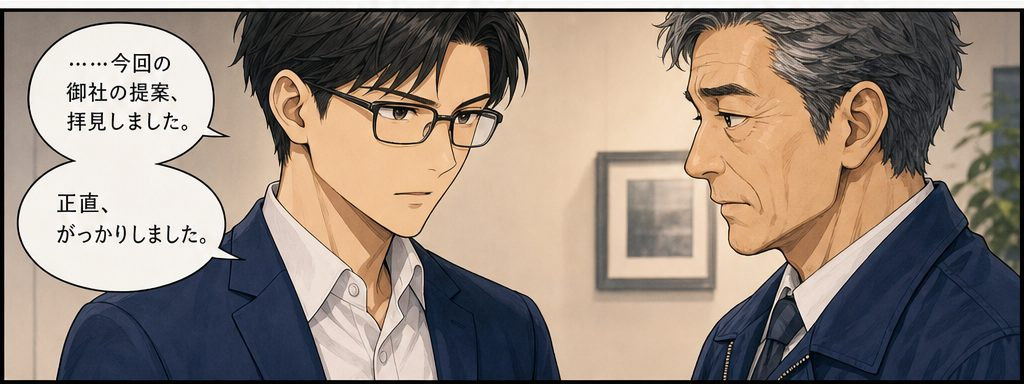
#> input picture bootcamp/movie/cand2/c04_kiri.png, 1024 x 384 px, given in place of c04_kiri.png.png, which was not available
$ python -i build2.py   (imports and definitions only)
#> lines starting #> are read from the running program, lines starting #| are printed output that depends on the picture; pictures that were not available may be replaced by others from this repository, and a replacement may not be noted
# -*- coding: utf-8 -*-
"""アニメ版の本組み。anim/*.mp4（Higgsfieldで動かしたコマ）を並べ、
テロップを焼き、ナレーションとBGMを乗せて boot-movie.mp4 を作る。

  python bootcamp/movie/build.py            # 通し
  python bootcamp/movie/build.py --cuts     # カット単位の中間ファイルまで
  python bootcamp/movie/build.py --probe    # テロップの見え方だけ静止画で確認

方針（GPT-6 と詰めた結論）:
  - 文字は全部 PIL で焼く。ffmpeg の drawtext はこのビルドだと日本語で落ちる。
  - セリフは吹き出しではなく映画字幕型。顔と動きを隠さない。
  - 音を切っても通るよう、左上に常時「経営者のための、AIブートキャンプ」を出す。
  - クリップは尺が足りなければ 1.3 倍までスローで伸ばし、それ以上は最終フレームを持たせる。
"""
import json, os, subprocess, sys, io
import numpy as np
from PIL import Image, ImageDraw, ImageFont

sys.stdout = io.TextIOWrapper(sys.stdout.buffer, encoding='utf-8')
HERE = os.path.dirname(os.path.abspath(__file__))
ANIM, SRC, VOICE = (os.path.join(HERE, d) for d in ('anim3', 'src', 'voice2_t'))
ANIM2 = os.path.join(HERE, 'anim3')   # 作り直した manga2 v7 のコマ


# [4 lines left out: function clip_path, not called in this run]
WORK = os.path.join(HERE, 'work2')

W, H, FPS = 1920, 1080, 30
LEAD, TAIL, XF = 0.45, 0.75, 0.45
FADE_IN, END_HOLD, MAX_SLOW = 0.8, 0.9, 1.3

F_BOLD = r'C:\Windows\Fonts\BIZ-UDGothicB.ttc'
F_MED = r'C:\Windows\Fonts\YuGothM.ttc'
GOLD, PAPER, GREEN = (255, 215, 0), (243, 245, 239), (15, 95, 82)

# カット定義。src はクリップ名（anim/<name>.mp4）、still は静止画（src/<name>.png）。
# tel は [テキスト, 開始, 終了] の相対秒。終了 None はカット末尾まで。
def _cuts():
    """lines2.json からカット定義を作る。tel は字幕（say をそのまま画面に出す）。"""
    d = json.load(open(os.path.join(HERE, 'lines2.json'), encoding='utf-8'))
    out = []
    for l in d['lines']:
        c = dict(line=l['id'], src=l['cut'])
        if l.get('text'):
            c['chip'] = l['text']
        # セリフは映画字幕として焼く。長い行は句点で2行に割る。
        say = l['say']
        if len(say) > 22 and '。' in say[:-1]:
            i = say.index('。', 8) + 1
            say = say[:i] + chr(10) + say[i:]
        c['tel'] = [[say, .2, None]]
        out.append(c)
    return out


# [1 line that did not run here, left out]


# [10 lines left out: functions run, probe, not called in this run]


def font(path, size):
    return ImageFont.truetype(path, size)


# [7 lines left out: function outlined, not called in this run]


def scrim():
    """下からの黒グラデーション。明るい絵でも字幕が読めるようにする。"""
    a = np.zeros((H, W, 4), np.uint8)
    y = np.arange(H, dtype=np.float32)
    g = np.clip((y - H * .52) / (H * .48), 0, 1) ** 1.5 * 205
    a[..., 3] = g[:, None].astype(np.uint8)
    return Image.fromarray(a, 'RGBA')


SCRIM = scrim()
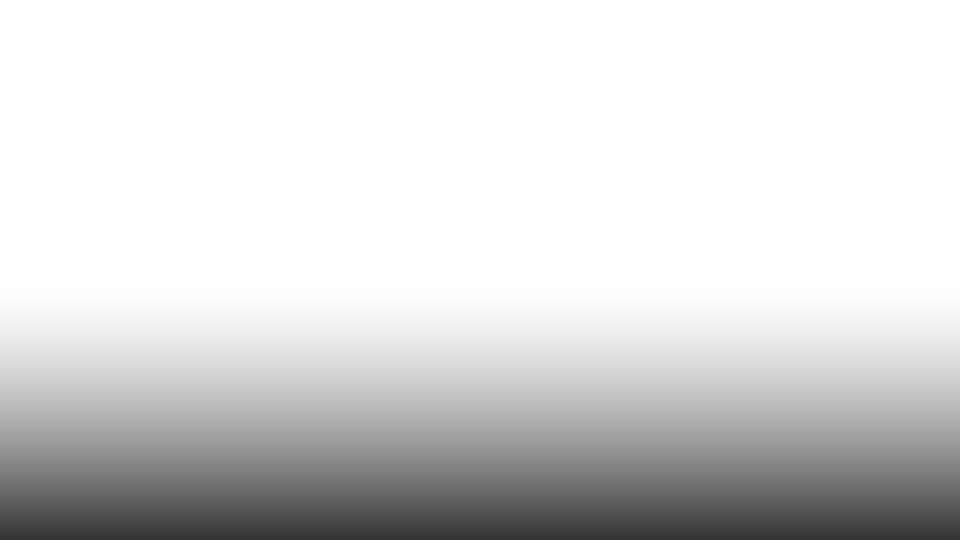
#> SCRIM: PIL image 1920x1080 RGBA (shown at 1/2 size); mean R, G, B, A 0, 0, 0, 39; transparent parts drawn white


# [57 lines left out: functions telop_png, draw_chip, chip_only_png, brand_png, card_three, not called in this run]


def still_png(name, full=False):
    """静止カットを 1920x1080 に収める。上下の余白は深緑で埋める。
    full=True のときは anim/ の 16:9 画像をそのまま全画面に使う。"""
#> called with name = 'cand2/c04_kiri.png', full = False
    if name == 'card3':
        return card_three()
    if full:
        return Image.open(os.path.join(ANIM, name + '.png')).convert('RGB').resize((W, H), Image.LANCZOS)
    im = Image.open(os.path.join(SRC, name + '.png')).convert('RGB')
#> im is the input picture: PIL image 1024x384 RGB; mean R, G, B 150.3, 136.4, 125.8
    bg = Image.new('RGB', (W, H), (7, 20, 31))
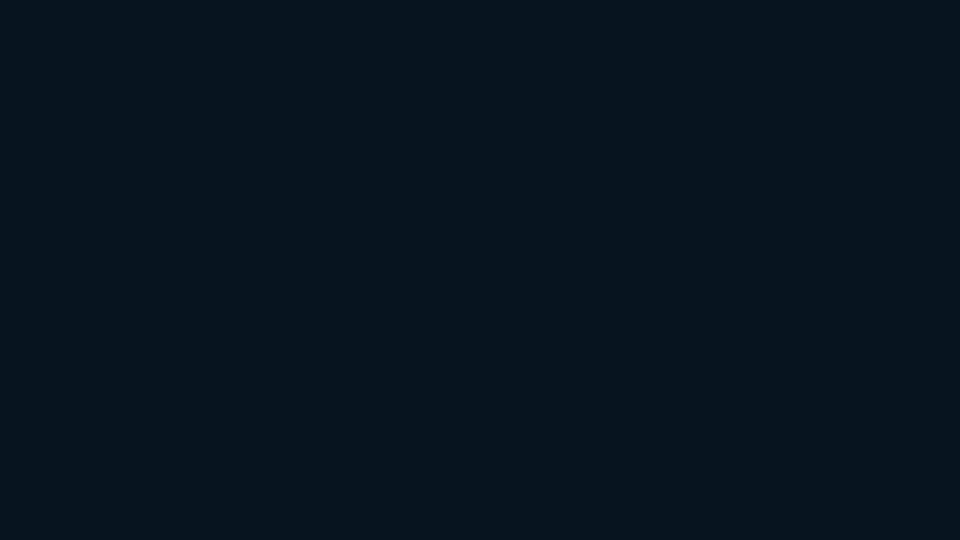
#> bg: PIL image 1920x1080 RGB (shown at 1/2 size); mean R, G, B 7, 20, 31
    r = min((W - 160) / im.width, (H - 120) / im.height)
#> r = 1.72
    im = im.resize((int(im.width * r), int(im.height * r)), Image.LANCZOS)
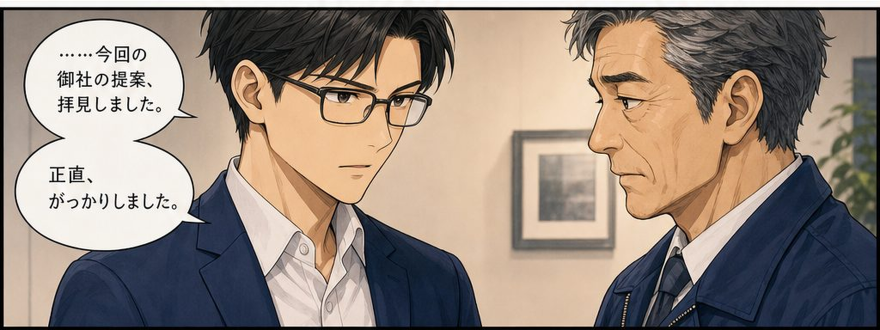
#> im: PIL image 1760x660 RGB (shown at 1/2 size); mean R, G, B 150.2, 136.4, 125.8
    pad = Image.new('RGB', (im.width + 16, im.height + 16), (255, 255, 255))
#> pad: PIL image 1776x676 RGB; every value is 255
    pad.paste(im, (8, 8))
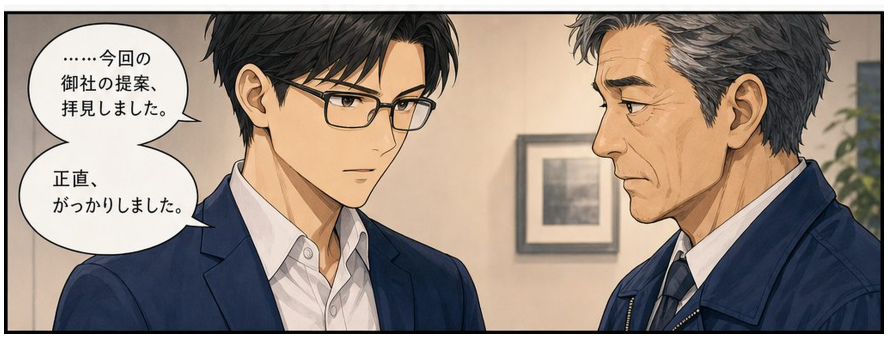
#> pad: PIL image 1776x676 RGB (shown at 1/2 size); mean R, G, B 153.6, 140.3, 130
    bg.paste(pad, ((W - pad.width) // 2, (H - pad.height) // 2))
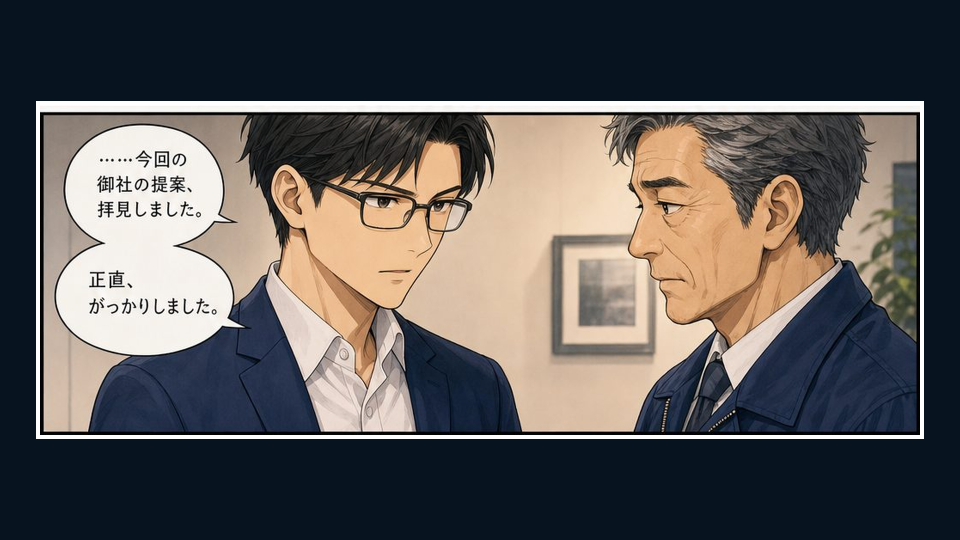
#> bg: PIL image 1920x1080 RGB (shown at 1/2 size); mean R, G, B 91.9, 89.6, 88.3
    return bg


# [137 lines left out: functions slot_durations, build_cut, main, not called in this run]


# [2 lines not run here, left out]

>>> result = still_png('cand2/c04_kiri.png')

$ run again, on bootcamp/movie/cand2/c05_aitsu.png
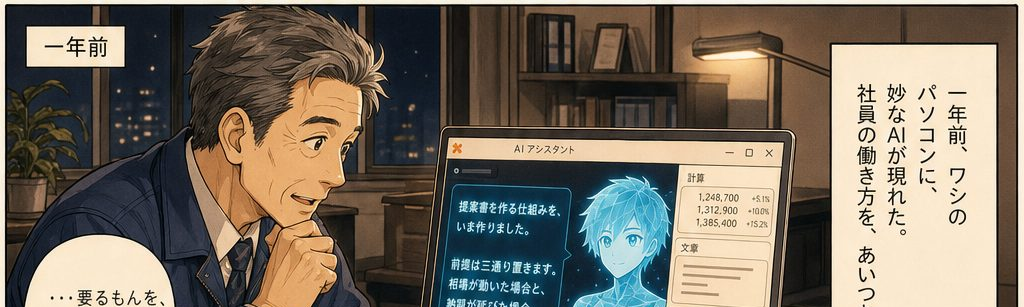
#> input picture bootcamp/movie/cand2/c05_aitsu.png, 1024 x 307 px, given in place of c05_aitsu.png.png, which was not available
#> in still_png, im is the input picture: PIL image 1024x307 RGB; mean R, G, B 119.5, 110.4, 97.2
#> im: PIL image 1760x527 RGB
#> in still_png, `pad.paste(im, (8, 8))`:
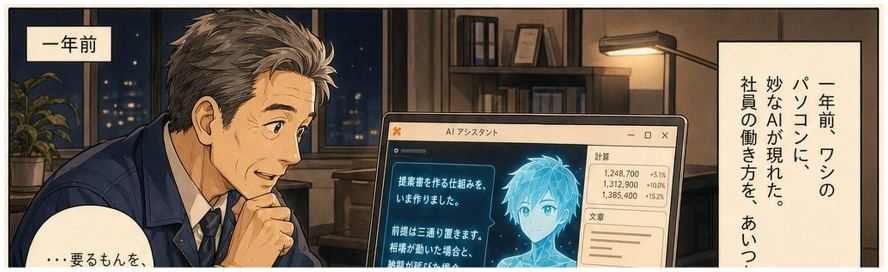
#> pad: PIL image 1776x543 RGB (shown at 1/2 size); mean R, G, B 124.6, 116, 103.3
#> in still_png, `bg.paste(pad, ((W - pad.width) // 2, (H - pad.height) // 2))`:
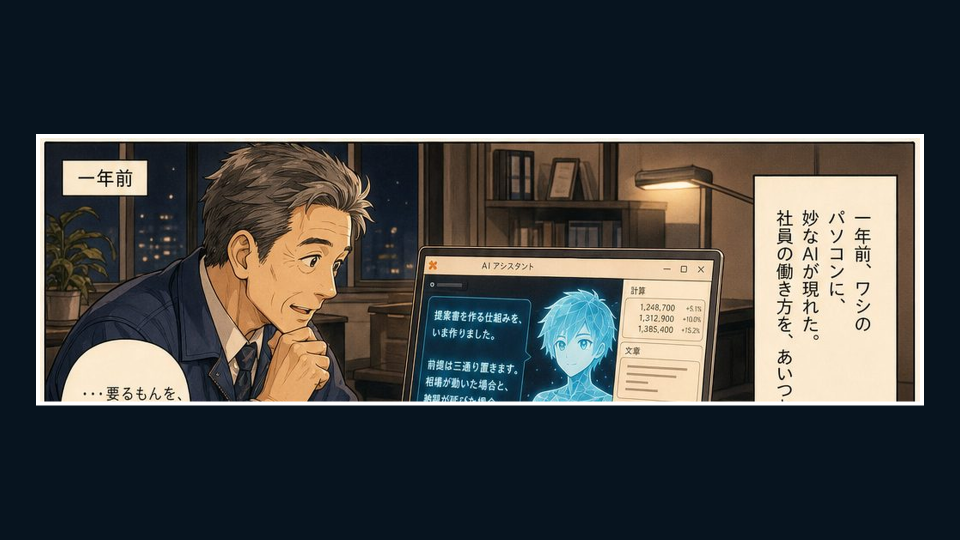
#> bg: PIL image 1920x1080 RGB (shown at 1/2 size); mean R, G, B 61.7, 64.6, 64.6

$ run again, on bootcamp/movie/cand2/c09_kyou.png
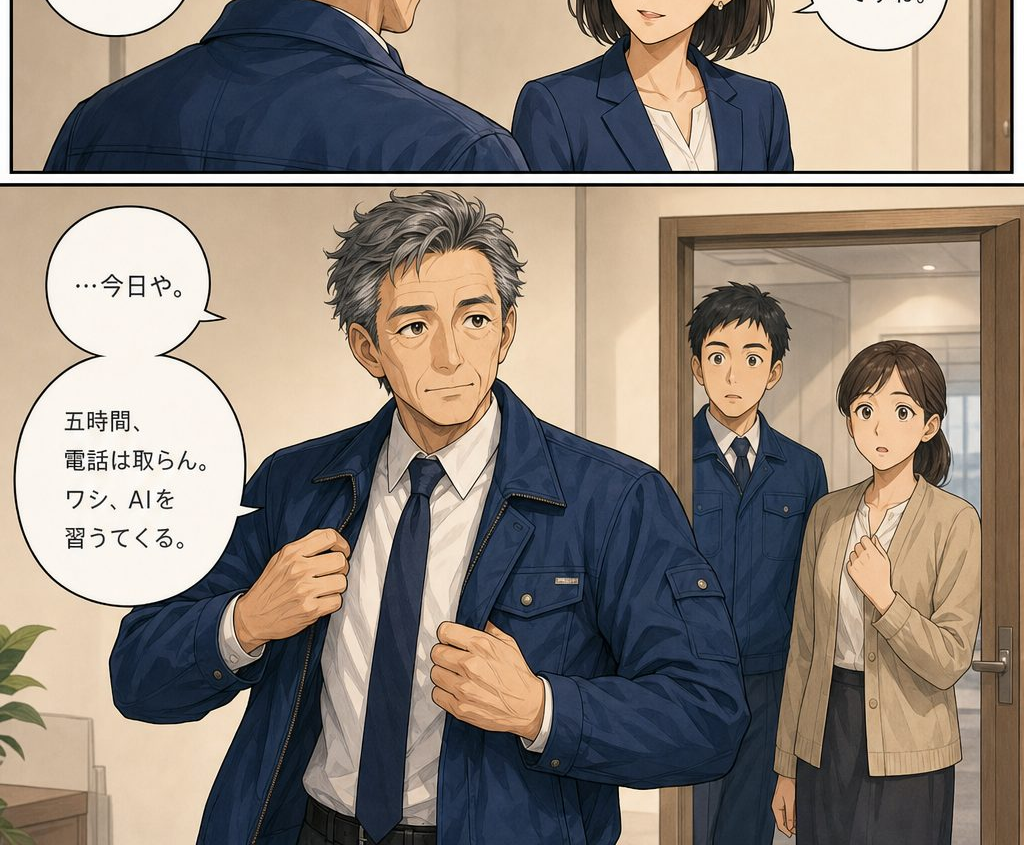
#> input picture bootcamp/movie/cand2/c09_kyou.png, 1024 x 845 px, given in place of c09_kyou.png.png, which was not available
#> in still_png, im is the input picture: PIL image 1024x845 RGB; mean R, G, B 142.4, 131.5, 121.6
#> im: PIL image 1163x960 RGB
#> in still_png, `pad.paste(im, (8, 8))`:
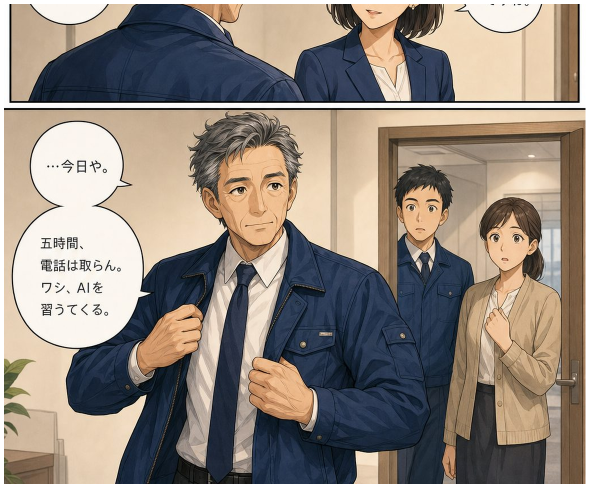
#> pad: PIL image 1179x976 RGB (shown at 1/2 size); mean R, G, B 145.7, 135.2, 125.6
#> in still_png, `bg.paste(pad, ((W - pad.width) // 2, (H - pad.height) // 2))`:
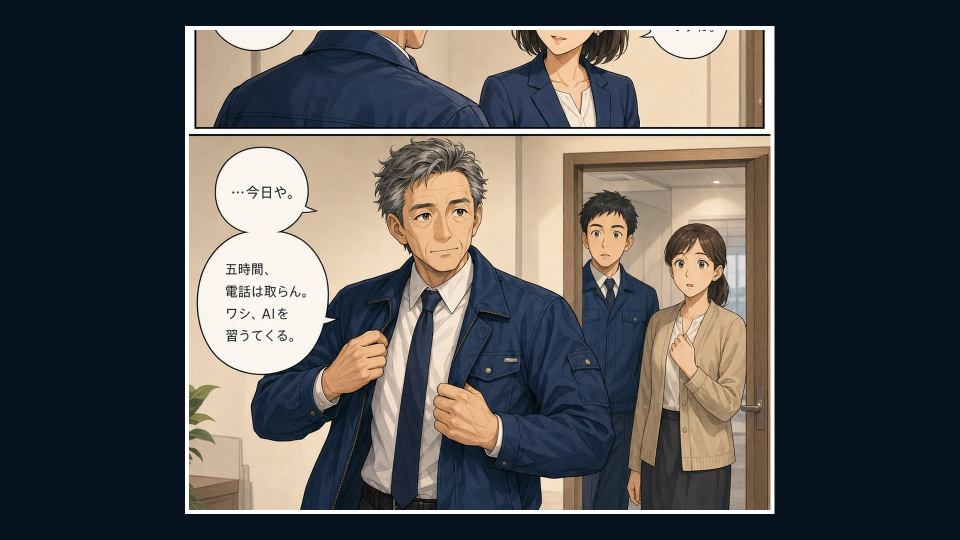
#> bg: PIL image 1920x1080 RGB (shown at 1/2 size); mean R, G, B 84, 83.9, 83.5
